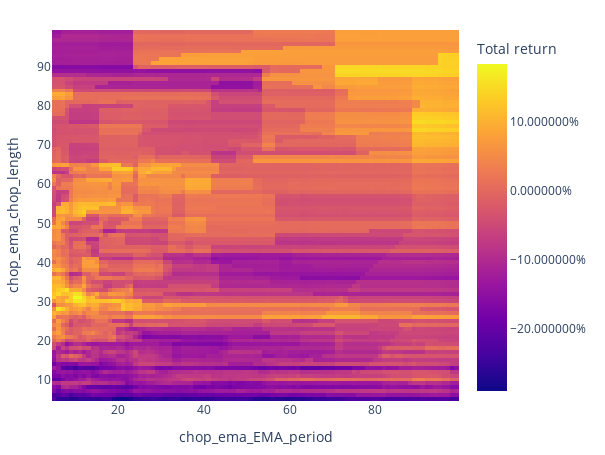

The notebook cell this image was saved under:
### Code cell
fig = pf.total_return().vbt.heatmap(
    x_level='chop_ema_EMA_period', y_level='chop_ema_chop_length', symmetric=False,
    trace_kwargs=dict(colorbar=dict(title='Total return', tickformat='%')))
fig.show()

### Figure 1 — Plotly figure (JSON) as saved in the notebook; plotly's stock layout.template omitted (floating-point values rounded to 4 significant figures; data arrays with more than 128 entries replaced by an {"elided": "..."} marker saying what was removed)
{"data": [{"colorbar": {"tickformat": "%", "title": {"text": "Total return"}}, "colorscale": [[0, "#0d0887"], [0.1111, "#46039f"], [0.2222, "#7201a8"], [0.3333, "#9c179e"], [0.4444, "#bd3786"], [0.5556, "#d8576b"], [0.6667, "#ed7953"], [0.7778, "#fb9f3a"], [0.8889, "#fdca26"], [1, "#f0f921"]], "hoverongaps": false, "hovertemplate": "chop_ema_EMA_period: %{x}<br>chop_ema_chop_length: %{y}<br>value: %{z}<extra></extra>", "type": "heatmap", "uid": "cedaef30-5e7d-44c4-b9d5-ea57879a4d21", "x": [5, 6, 7, 8, 9, 10, 11, 12, 13, 14, 15, 16, 17, 18, 19, 20, 21, 22, 23, 24, 25, 26, 27, 28, 29, 30, 31, 32, 33, 34, 35, 36, 37, 38, 39, 40, 41, 42, 43, 44, 45, 46, 47, 48, 49, 50, 51, 52, 53, 54, 55, 56, 57, 58, 59, 60, 61, 62, 63, 64, 65, 66, 67, 68, 69, 70, 71, 72, 73, 74, 75, 76, 77, 78, 79, 80, 81, 82, 83, 84, 85, 86, 87, 88, 89, 90, 91, 92, 93, 94, 95, 96, 97, 98, 99], "y": [5, 6, 7, 8, 9, 10, 11, 12, 13, 14, 15, 16, 17, 18, 19, 20, 21, 22, 23, 24, 25, 26, 27, 28, 29, 30, 31, 32, 33, 34, 35, 36, 37, 38, 39, 40, 41, 42, 43, 44, 45, 46, 47, 48, 49, 50, 51, 52, 53, 54, 55, 56, 57, 58, 59, 60, 61, 62, 63, 64, 65, 66, 67, 68, 69, 70, 71, 72, 73, 74, 75, 76, 77, 78, 79, 80, 81, 82, 83, 84, 85, 86, 87, 88, 89, 90, 91, 92, 93, 94, 95, 96, 97, 98, 99], "z": {"elided": "95x95 float values"}}], "layout": {"height": 455, "legend": {"orientation": "h", "traceorder": "normal", "x": 1, "xanchor": "right", "y": 1.02, "yanchor": "bottom"}, "margin": {"b": 30, "l": 30, "r": 30, "t": 30}, "width": 605, "xaxis": {"title": {"text": "chop_ema_EMA_period"}}, "yaxis": {"title": {"text": "chop_ema_chop_length"}}}}
